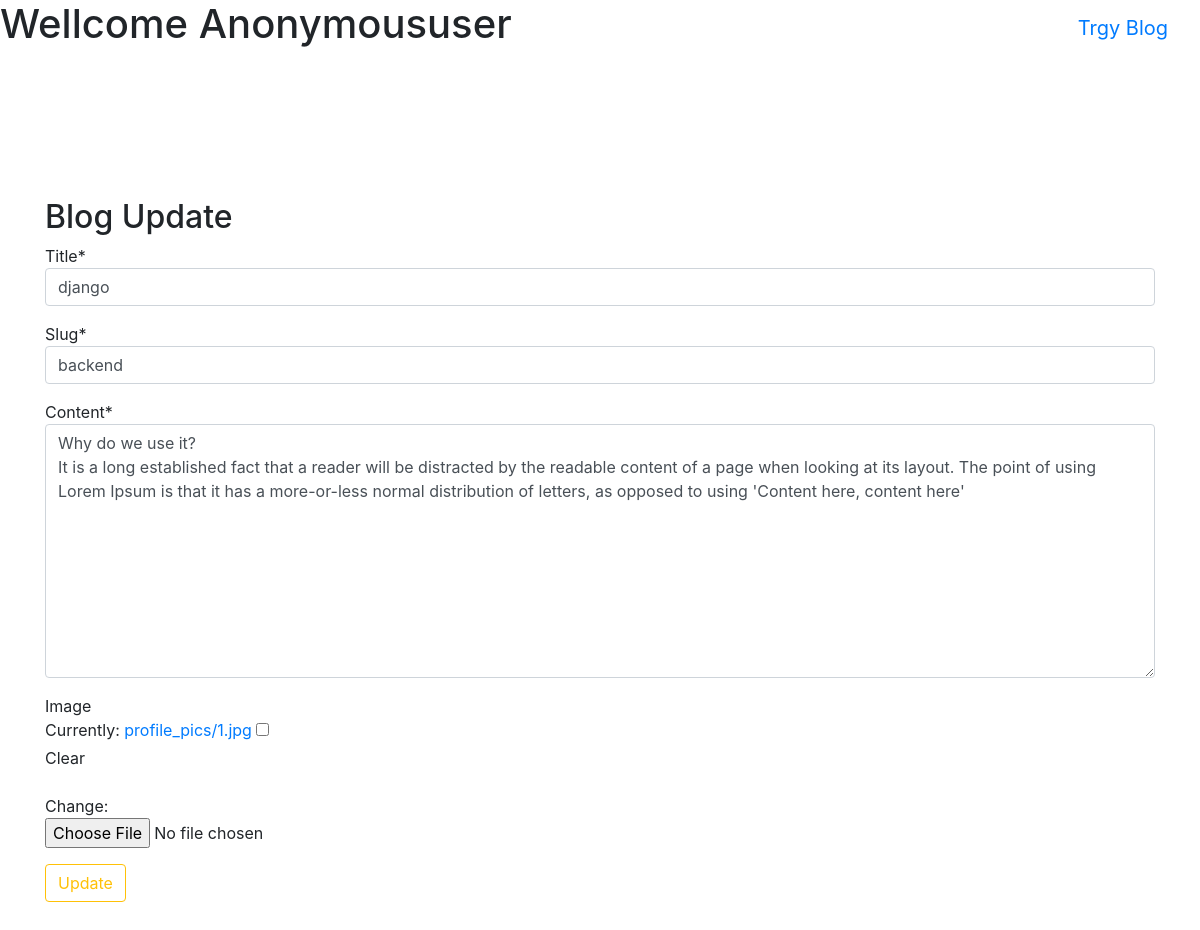
The page /update/8/ on the database its author committed.
### blog/models.py (models this page shows, shortened)
class BlogPost(models.Model):
    author = models.ForeignKey(settings.AUTH_USER_MODEL, on_delete=models.CASCADE, default=1)
    title = models.CharField(max_length=250)
    slug = models.CharField(max_length=130)
    content = models.TextField()
    image = models.ImageField(upload_to="profile_pics", blank=True, null=True)
    dateTime = models.DateTimeField(auto_now_add=True)
    updatedTime = models.DateTimeField(auto_now=True)
    Category = (
        ("1", "Django"),
        ("2", "React"),
        ("3", "Python"),
    )
    Status = (
        ("D", "Draft"),
        ("V", "View"),
    )
    category = models.CharField(max_length=50, choices=Category, default='3')
    status = models.CharField(max_length=6, choices=Status, default='D')
    likes = models.ManyToManyField(User, related_name='blog_posts')
    post_views = models.IntegerField(default=0, null=True, blank=True)

### blog/views.py (the view)
# urls.py: path('update/<int:pk>/', PostUpdateView.as_view(), name="update"),
class PostUpdateView(UpdateView):
    model = BlogPost
    template_name = 'blog/post_update.html'
    fields = ['title', 'slug', 'content', 'image']
    success_url = reverse_lazy('list')

### blog/templates/blog/post_update.html
{% extends 'users/base.html' %} {% block content %} {% load crispy_forms_tags %}
<h2>Blog Update</h2>
<form action="" method="POST" enctype="multipart/form-data">
  {% csrf_token %} {{ form | crispy }}
  <input class="btn btn-outline-warning" type="submit" value="Update" />
</form>
{% endblock content %}

### users/templates/users/base.html (shortened to what this page needs)
<!DOCTYPE html>
{% load static %}
<html lang="en">
  <head>
    <link rel="stylesheet" href="https://maxcdn.bootstrapcdn.com/bootstrap/4.0.0-alpha.6/css/bootstrap.min.css"/>
    <link rel="stylesheet" href=" {% static 'users/css/style.css' %}  " />
    <link href="{% static 'fontawesomefree/css/all.min.css' %}" rel="stylesheet" type="text/css">
  </head>
  <body>
    {% include "users/navbar.html" %}
    <h1>Wellcome {{request.user|title}}</h1>
    <div style="margin-top: 150px; margin-bottom: 100px" class="container">
      {% block content %}
      {% endblock content %}
    </div>
  </body>
</html>

### users/templates/users/navbar.html (shortened to what this page needs)
{% load static %}
<nav class="navbar navbar-toggleable-md navbar-inverse fixed-top bg-inverse">
  <button class="navbar-toggler navbar-toggler-right" type="button" data-toggle="collapse" data-target="#navbarCollapse" aria-controls="navbarCollapse" aria-expanded="false" aria-label="Toggle navigation">
    <span class="navbar-toggler-icon"></span>
  </button>
  <a class="navbar-brand" href="/">Trgy Blog</a>
</nav>

### users/static/users/css/style.css (style rules this page uses)
* { margin: 0px; padding: 0px; }
label, input { display: table-cell; margin-bottom: 10px; }
label { padding-right: 10px; }

### rows shown on the page
BlogPost: title "django", slug "backend", content "Why do we use it? It is a long established fact that a reader will be distracted by the readable content of a page when looking at its layout. The point of using Lorem Ipsum is that it has a more-or-less normal distribution of letters, as opposed to using 'Content here, content here'"

### other values the page prints
{{ request.user|title }} "Anonymoususer"
